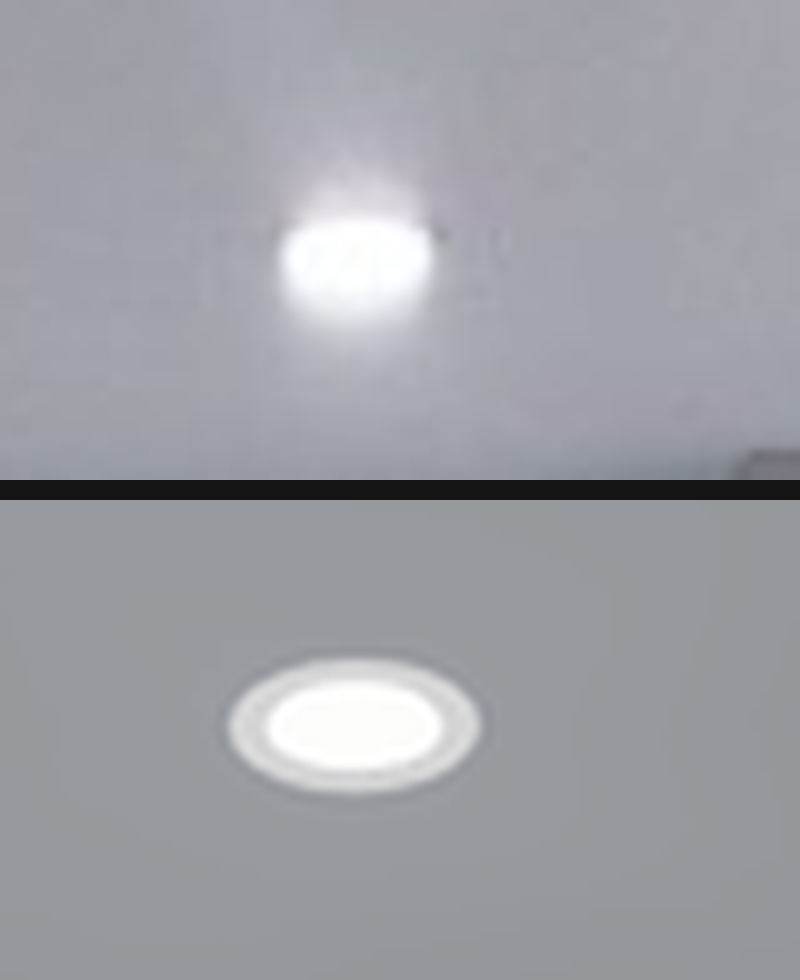
#> input picture scratchpad/hall2/cceil/can_cmp.png, 800 x 980 px, found by its file name
$ python blobs.py cceil/can_cmp.png 1.0 5
#> lines starting #> are read from the running program, lines starting #| are printed output that depends on the picture; after the words box and inside, x2 and y2 are one past the last pixel; in counts of white or black regions, pixels touching at a corner belong together
import sys, os, numpy as np
from PIL import Image
P=r"C:\Users\Manuel\Desktop\Pro\3d HA\docs\v2 Hallway-jpg"
S=r"C:\Users\Manuel\Desktop\Pro\3d HA\scratchpad\hall2\shots"
def load(f):
#> called with f = 'cceil/can_cmp.png'
    p = os.path.join(P,f) if os.path.exists(os.path.join(P,f)) else os.path.join(S,f)
    return np.asarray(Image.open(p).convert("RGB")).astype(float).mean(axis=2)
f=sys.argv[1]; thr=float(sys.argv[2]); ylim=int(sys.argv[3])
a=load(f); mask=(a>=thr); mask[ylim:,:]=False
#> after `mask = a >= thr`: mask: shape (980, 800) bool; every value is 1
#> after `mask[ylim:, :] = False`:
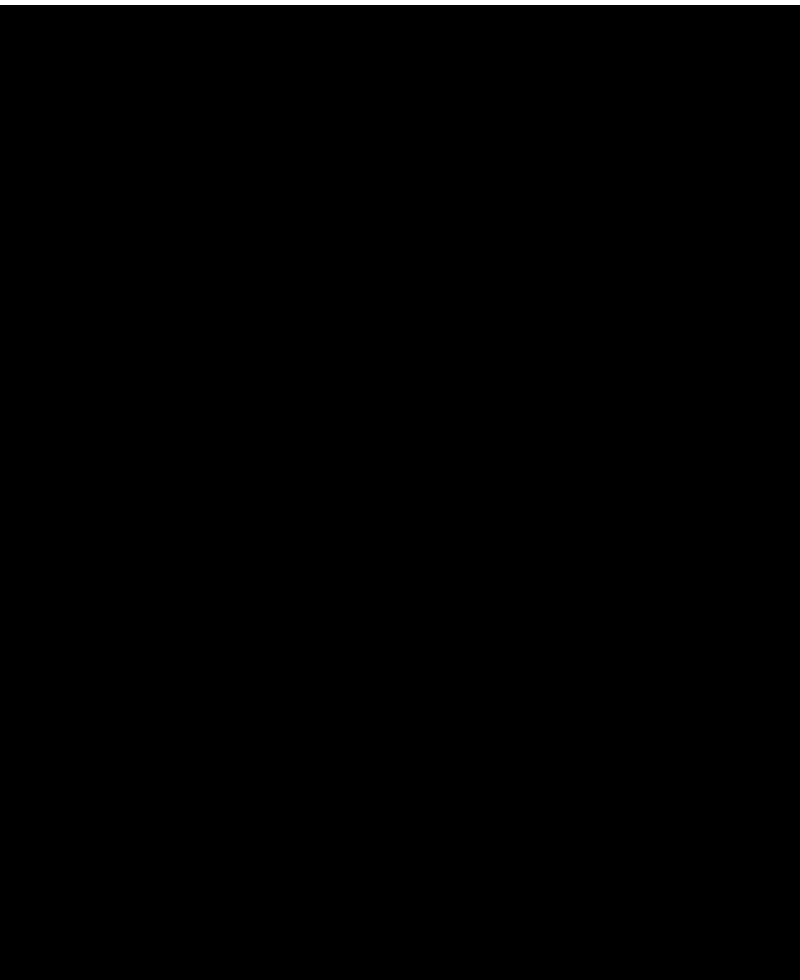
#> mask: shape (980, 800) bool; 0.51% white; 1 white region, box (x1, y1, x2, y2) and area: (0, 0, 800, 5) 4000
seen=np.zeros_like(mask)
H,W=mask.shape
#> H = 980; W = 800
import collections
for y in range(H):
    for x in range(W):
        if mask[y,x] and not seen[y,x]:
            q=collections.deque([(y,x)]); seen[y,x]=True; pts=[]
            while q:
                cy,cx=q.popleft(); pts.append((cy,cx))
                for dy in(-1,0,1):
                    for dx in(-1,0,1):
                        ny,nx=cy+dy,cx+dx
                        if 0<=ny<H and 0<=nx<W and mask[ny,nx] and not seen[ny,nx]:
                            seen[ny,nx]=True; q.append((ny,nx))
            if len(pts)>=4:
                ys=[p[0] for p in pts]; xs=[p[1] for p in pts]
                print("  n=%4d  cx=%6.1f cy=%6.1f  w=%d h=%d" % (len(pts), sum(xs)/len(xs), sum(ys)/len(ys), max(xs)-min(xs)+1, max(ys)-min(ys)+1))

$ run again, on scratchpad/hall2/cceil/cmp_stairs.png
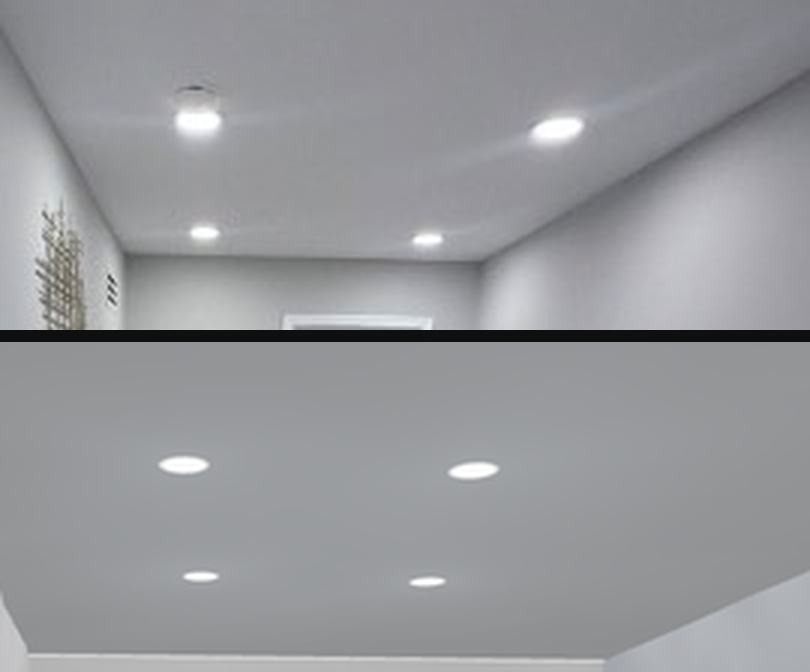
#> input picture scratchpad/hall2/cceil/cmp_stairs.png, 810 x 672 px, found by its file name
#> mask: shape (672, 810) bool; every value is 1
#> `mask[ylim:, :] = False`:
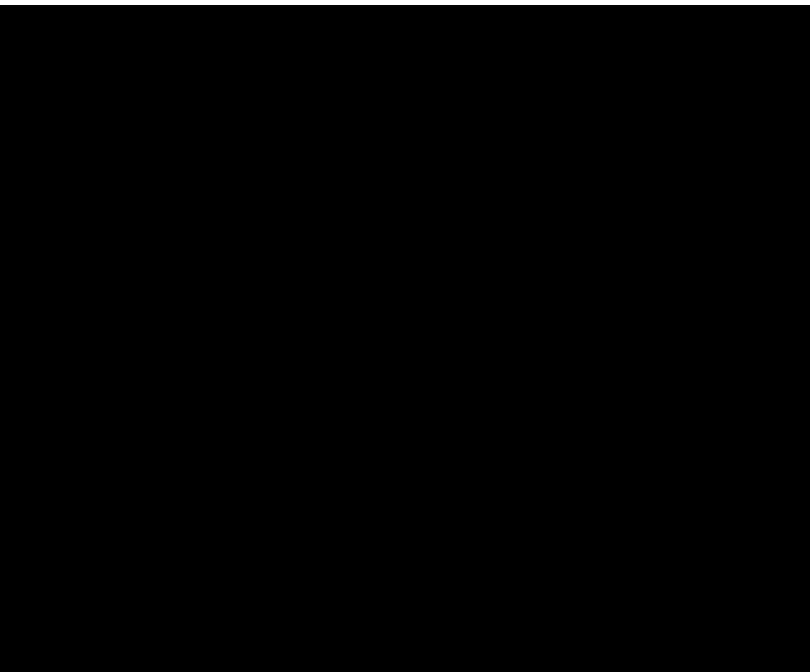
#> mask: shape (672, 810) bool; 0.74% white; 1 white region, box (x1, y1, x2, y2) and area: (0, 0, 810, 5) 4050

$ run again, on scratchpad/hall2/cceil/r5.png
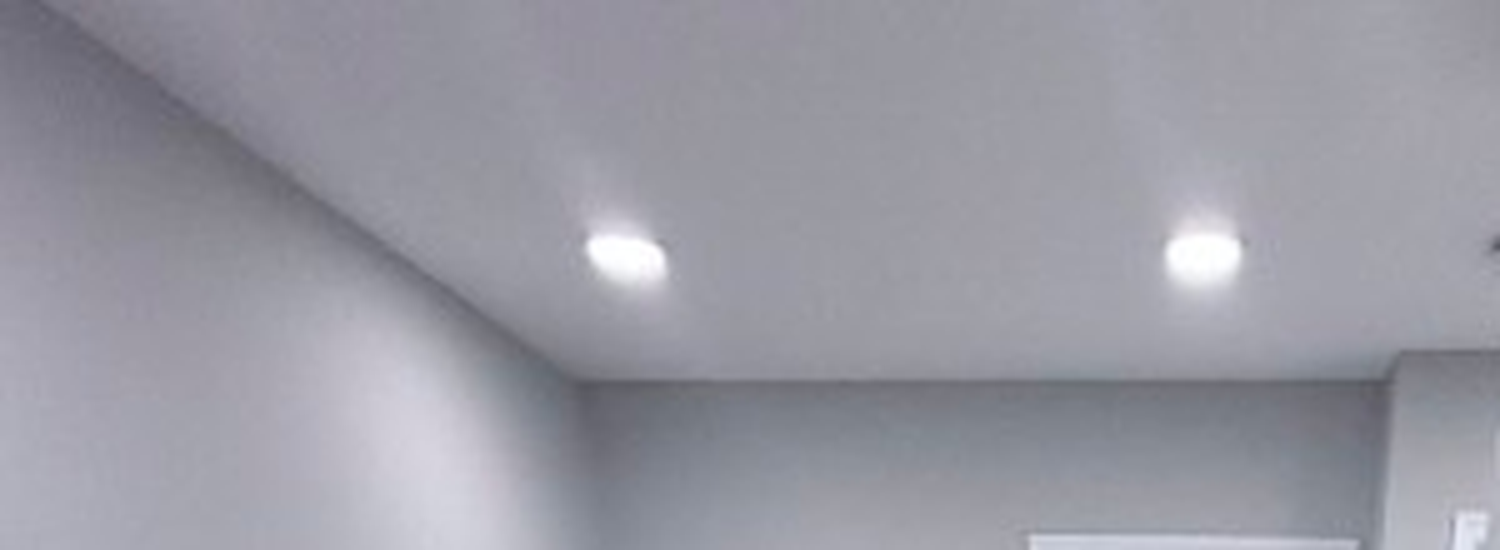
#> input picture scratchpad/hall2/cceil/r5.png, 1500 x 550 px, found by its file name
#> mask: shape (550, 1500) bool; every value is 1
#> `mask[ylim:, :] = False`:
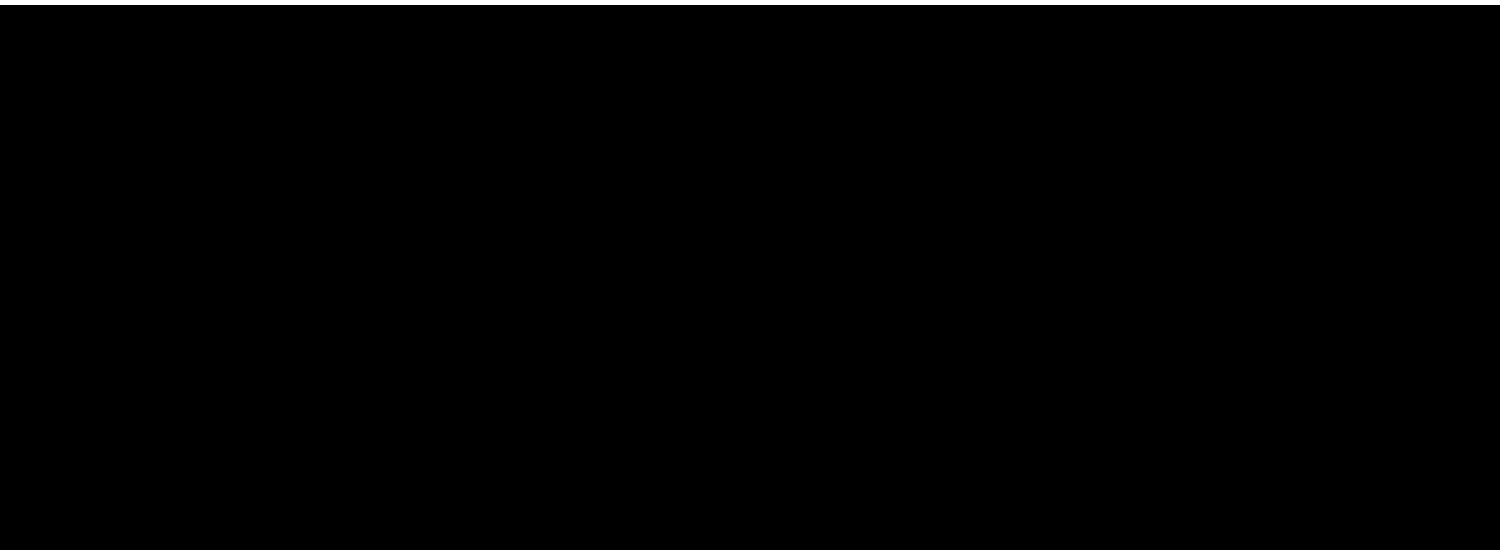
#> mask: shape (550, 1500) bool; 0.91% white; 1 white region, box (x1, y1, x2, y2) and area: (0, 0, 1500, 5) 7500

$ run again, on scratchpad/hall2/cceil/runner_ceil.png
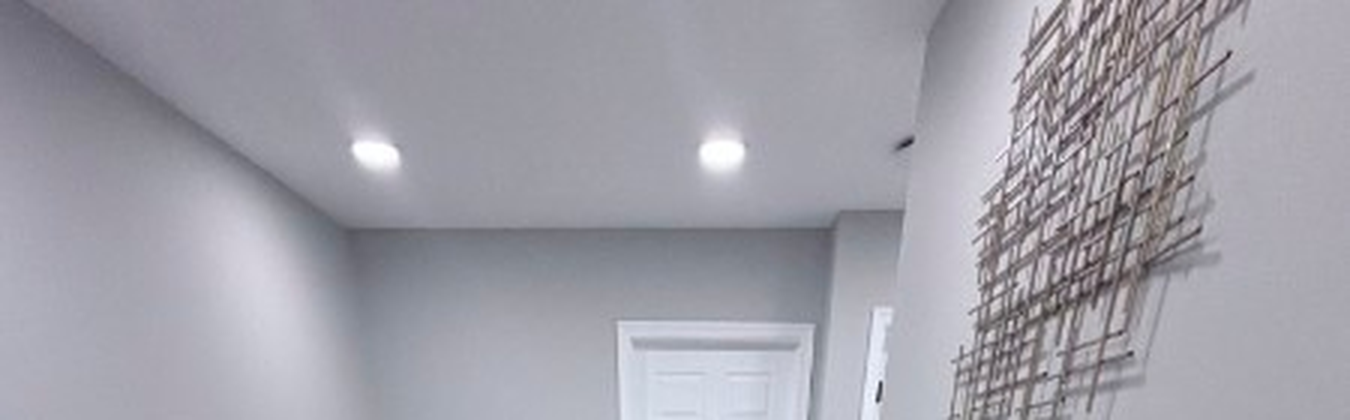
#> input picture scratchpad/hall2/cceil/runner_ceil.png, 1350 x 420 px, found by its file name
#> mask: shape (420, 1350) bool; every value is 1
#> `mask[ylim:, :] = False`:
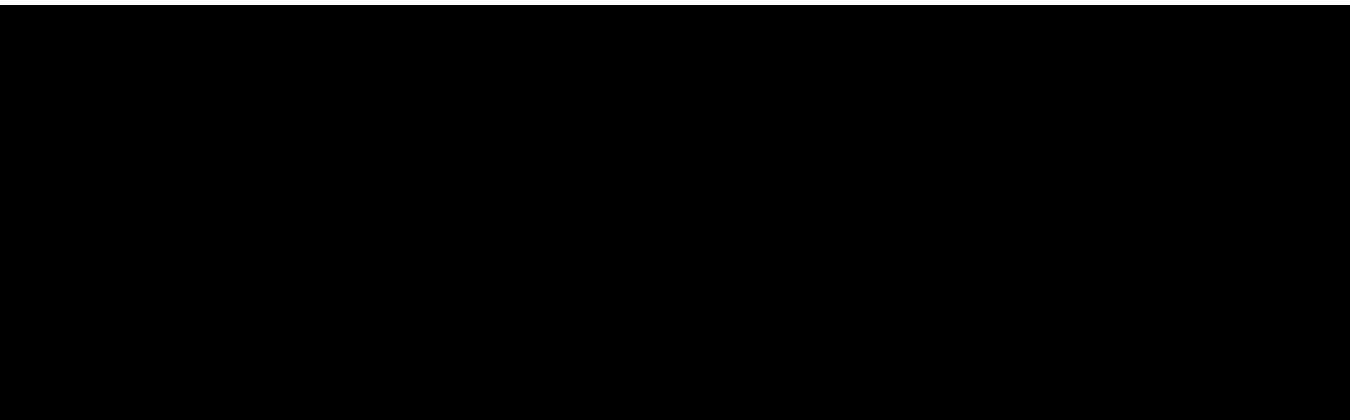
#> mask: shape (420, 1350) bool; 1.2% white; 1 white region, box (x1, y1, x2, y2) and area: (0, 0, 1350, 5) 6750
